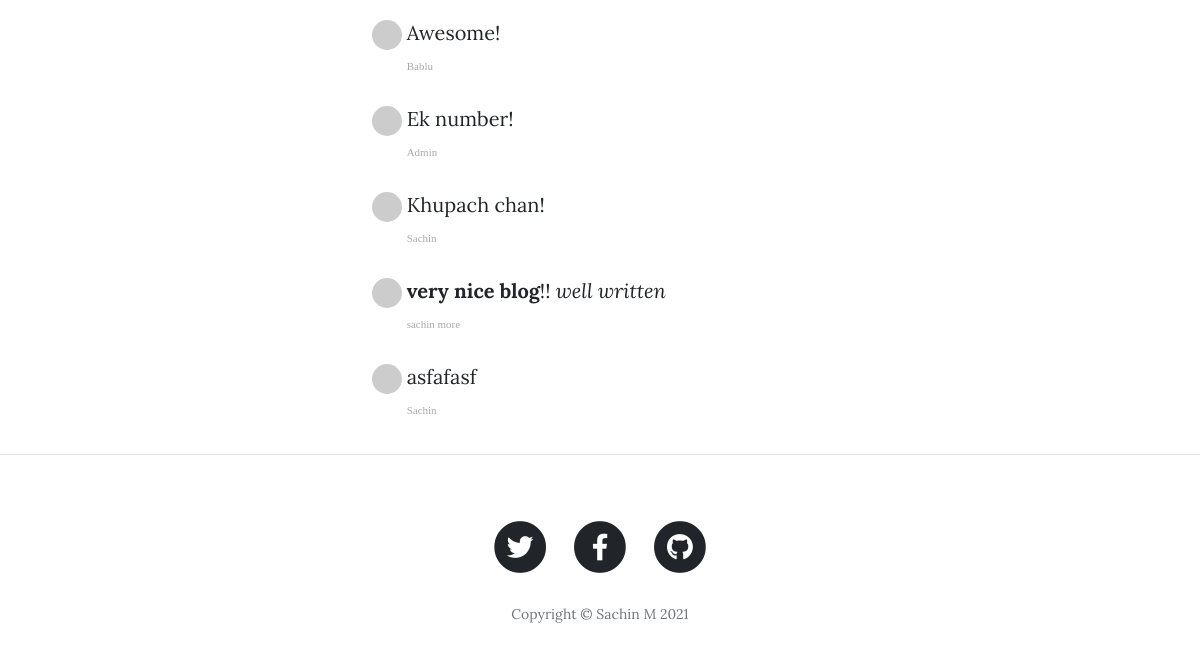
/post/1 (lower part), run on an earlier commit of the app's database.
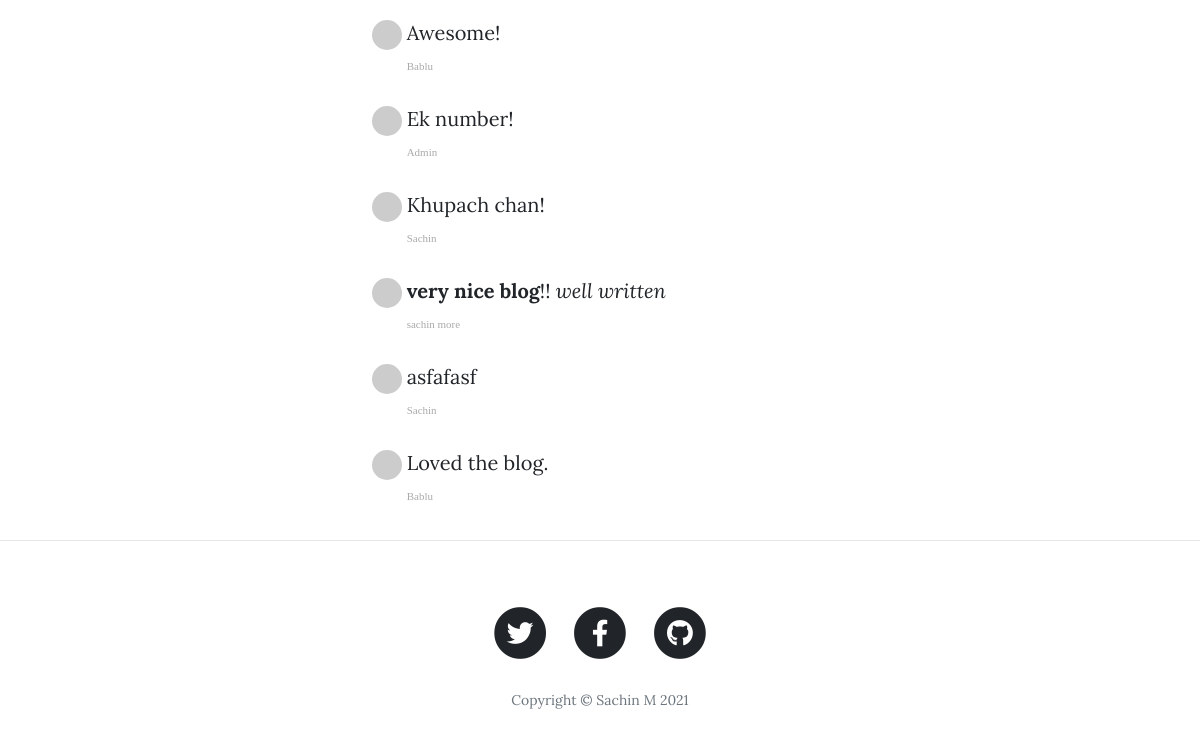
And on a later commit of the database.
### main.py (models this page shows)
class Comment(db.Model):
    __tablename__ = "comments"
    id = db.Column(db.Integer, primary_key=True)
    text = db.Column(db.Text, nullable=False)
    author_id = db.Column(db.Integer, db.ForeignKey("user.id"))
    comment_author = relationship("User", back_populates="comments")
    post_id = db.Column(db.Integer, db.ForeignKey("blog_posts.id"))
    parent_post = relationship("BlogPost", back_populates="comments")

class User(UserMixin, db.Model):
    __tablename__ = "user"
    id = db.Column(db.Integer, primary_key=True)
    email = db.Column(db.String(100), unique=True)
    password = db.Column(db.String(100))
    name = db.Column(db.String(1000))
    posts = relationship("BlogPost", back_populates="author")
    comments = relationship("Comment", back_populates="comment_author")

### main.py (the view, shortened to what this page needs)
@app.route("/post/<int:post_id>", methods=['GET', 'POST'])
def show_post(post_id):
    requested_post = BlogPost.query.get(post_id)
    form= CommentForm()
    return render_template("post.html", post=requested_post, form=form)

### templates/post.html (shortened to what this page needs)
{% include "header.html" %}
{% import "bootstrap/wtf.html" as wtf %}
  <article>
    <div class="container">
      <div class="row">
        <div class="col-lg-8 col-md-10 mx-auto">
          <div class="col-lg-8 col-md-10 mx-auto comment">
          {% for comment in post.comments: %}
              <ul class="commentList">
                <li>
                    <div class="commenterImage">
                        <img src="{{ comment.comment_author.email | gravatar(size=200) }}"/>
                    </div>
                    <div class="commentText">
                        {{comment.text|safe}}
                      <span class="date sub-text">{{comment.comment_author.name}}</span>
                    </div>
                </li>
              </ul>
              {% endfor %}
            </div>
          </div>
      </div>
    </div>
  </article>
  <hr>
{% include "footer.html" %}

What changed in the data, as far as the page shows it:
added Comment: text "Loved the blog.", comment_author.name "Bablu"
